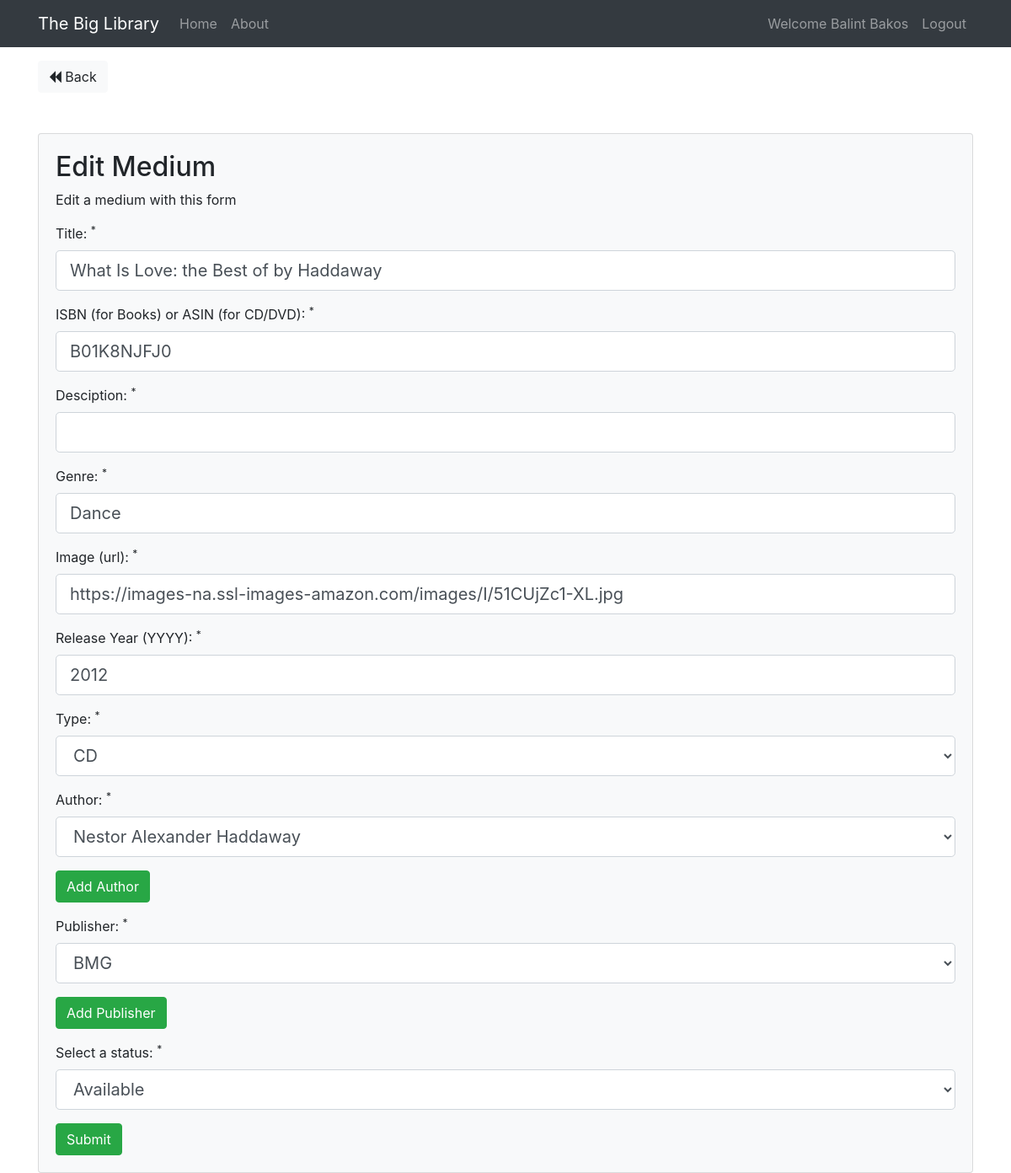
The app's page /medias/edit/2 (signed in) with its own data.
### tables this page shows
CREATE TABLE `media` (
  `media_id` int(11) NOT NULL,
  `isbn_asin` varchar(55) NOT NULL,
  `media_title` varchar(255) NOT NULL,
  `media_description` text NOT NULL,
  `media_status` enum('available','reserved') DEFAULT 'available',
  `media_genre` varchar(255) NOT NULL,
  `media_img` varchar(255) NOT NULL,
  `media_published_year` year(4) NOT NULL,
  `fk_author_id` int(11) NOT NULL,
  `fk_publisher_id` int(11) NOT NULL,
  `fk_type_id` int(11) NOT NULL,
  `fk_user_id` int(11) NOT NULL,
  `created_at` datetime DEFAULT current_timestamp()
);

### app/libraries/Core.php (called while the page is built, shortened)
<?php
    class Core {
        protected $currentMethod = 'index';
        public function __construct()
        {
            $url = $this->getUrl();
            if ($url) {
                if (file_exists('../app/controllers/' . ucwords($url[0]) . '.php')) {
                    unset($url[0]);
                }
            }
            $this->currentController = new $this->currentController;
            if (isset($url[1])) {
                if (method_exists($this->currentController, $url[1])) {
                    $this->currentMethod = $url[1];
                    unset($url[1]);
                }
            }
            $this->params = $url ? array_values($url) : [];
            call_user_func_array([$this->currentController, $this->currentMethod], $this->params);
        }
        public function getUrl() {
            if(isset($_GET['url'])) {
                $url = rtrim($_GET['url'], '/');
                $url = filter_var($url, FILTER_SANITIZE_URL);
                $url = explode('/', $url);
                return $url;
            }
        }
    }

### public/index.php (called while the page is built, shortened)
<?php
    $init = new Core();

### app/libraries/Database.php (called while the page is built, shortened)
<?php
    class Database {
        private $host = DB_HOST;
        private $user = DB_USER;
        private $pass = DB_PASS;
        private $dbname = DB_NAME;
        private $dbh;
        private $stmt;
        public function __construct() {
            $dsn = 'mysql:host=' . $this->host . ';dbname=' . $this->dbname;
            $options = array(
                PDO::ATTR_PERSISTENT => true,
                PDO::ATTR_ERRMODE => PDO::ERRMODE_EXCEPTION
            );
            try {
                $this->dbh = new PDO($dsn, $this->user, $this->pass, $options);
            } catch(PDOException $e) {
                $this->error = $e->getMessage();
                echo $this->error;
            }
        }
        public function query($sql) {
            $this->stmt = $this->dbh->prepare($sql);
        }
        public function bind($param, $value, $type = null) {
            if (is_null($type)) {
                switch(true) {
                    default:
                        $type = PDO::PARAM_STR;
                }
            }
            $this->stmt->bindValue($param, $value, $type);
        }
        public function execute() {
            return $this->stmt->execute();
        }
        public function resultSet() {
            $this->execute();
            return $this->stmt->fetchAll(PDO::FETCH_OBJ);
        }
        public function single() {
            $this->execute();
            return $this->stmt->fetch(PDO::FETCH_OBJ);
        }
    }

### app/models/Media.php (called while the page is built, shortened)
<?php
class Media
{
    private $db;
    public function __construct()
    {
        $this->db = new Database;
    }
    public function getMediaById($id)
    {
        $this->db->query("SELECT
                media.media_id,
                media.isbn_asin,
                media.media_title,
                media.media_genre,
                media.media_status,
                media.media_description,
                media.media_img,
                media.media_published_year,
                media.created_at,
                fk_author_id,
                fk_publisher_id,
                media.fk_type_id,
                publisher.publisher_name,
                publisher.publisher_address,
                publisher.publisher_zip,
                publisher.publisher_city,
                type.type,
                author.author_fname,
                author.author_lname,
                users.name
                FROM media
                JOIN publisher ON publisher.publisher_id = media.fk_publisher_id
                JOIN author ON author.author_id = media.fk_author_id
                JOIN type ON type.type_id = media.fk_type_id
                JOIN users ON media.fk_user_id = users.id
                WHERE media.media_id = :id
                ");
        $this->db->bind(':id', $id);
        $row = $this->db->single();
        return $row;
    }
    public function getPublishers() {
        $this->db->query(
        "SELECT *
        FROM publisher
        ORDER BY publisher_name
        ");
    $results = $this->db->resultSet();
    return $results;
    }
    public function getAuthors() {
        $this->db->query(
            "SELECT *
            FROM author
            ORDER BY author_fname
            ");
        $results = $this->db->resultSet();
        return $results;
    }
}

### app/views/medias/edit.php (the view, shortened to what this page needs)
<?php require APPROOT . '/views/inc/header.php'; ?>
<a href="<?= URLROOT; ?>/medias" class="btn btn-light"><i class="fa fa-backward"></i> Back</a>
<div class="card card-body bg-light mt-5">
    <h2>Edit Medium</h2>
    <p>Edit a medium with this form</p>
    <form action="<?php echo URLROOT;?>/medias/edit/<?= $data['id']; ?>" method="POST">
        <div class="form-group">
            <label for="title">Title: <sup>*</sup></label>
            <input type="text"
            name="title"
            class="form-control form-control-lg
            <?php echo (!empty($data['title_err'])) ? 'is-invalid' : ''; ?>"
            value="<?php echo $data['title']; ?>"
            >
        </div>
        <div class="form-group">
            <label for="isbn_asin">ISBN (for Books) or ASIN (for CD/DVD): <sup>*</sup></label>
            <input
            type="text"
            name="isbn_asin"
            class="form-control form-control-lg <?php echo (!empty($data['isbn_asin_err'])) ? 'is-invalid' : ''; ?>" value="<?php echo $data['isbn_asin']; ?>">
        </div>
        <div class="form-group">
            <label for="description">Desciption: <sup>*</sup></label>
            <input
            type="text"
            name="description"
            class="form-control form-control-lg <?php echo (!empty($data['description_err'])) ? 'is-invalid' : ''; ?>" value="<?php echo $data['description']; ?>">
        </div>
        <div class="form-group">
            <label for="genre">Genre: <sup>*</sup></label>
            <input
            type="text"
            name="genre"
            class="form-control form-control-lg <?php echo (!empty($data['genre_err'])) ? 'is-invalid' : ''; ?>" value="<?php echo $data['genre']; ?>">
        </div>
        <div class="form-group">
            <label for="img">Image (url): <sup>*</sup></label>
            <input
            type="text"
            name="img"
            class="form-control form-control-lg <?php echo (!empty($data['img_err'])) ? 'is-invalid' : ''; ?>" value="<?php echo $data['img']; ?>">
        </div>
        <div class="form-group">
            <label for="year">Release Year (YYYY): <sup>*</sup></label>
            <input
            type="number"
            name="year"
            class="form-control form-control-lg <?php echo (!empty($data['year_err'])) ? 'is-invalid' : ''; ?>" value="<?php echo $data['year']; ?>">
        </div>
        <div class="form-group">
            <label for="type">Type: <sup>*</sup></label>
            <select
            name="type"
            id="type"
            class="form-control form-control-lg <?php echo (!empty($data['type_err'])) ? 'is-invalid' : ''; ?>">
                <option value="2">CD</option>
            </select>
        </div>
        <div class="form-group">
            <label for="author">Author: <sup>*</sup></label>
            <select
            name="author"
            id="author"
            class="form-control form-control-lg <?php echo (!empty($data['author_err'])) ? 'is-invalid' : ''; ?>">
                <?php
                    foreach ($data['authors'] as $author) {
                        echo "<option value='" . $author->author_id . "'>" . $author->author_fname . " " . $author->author_lname . "</option>";
                    }
                ?>
                </select>
            <a href="<?php echo URLROOT;?>/medias/addauthor/<?= $data['id']; ?>" class="btn btn-success mt-3">Add Author</a>
        </div>
        <div class="form-group">
            <label for="publisher">Publisher: <sup>*</sup></label>
            <select
            name="publisher"
            id="publisher"
            class="form-control form-control-lg <?php echo (!empty($data['publisher_err'])) ? 'is-invalid' : ''; ?>">
                <?php
                    foreach ($data['publishers'] as $publisher) {
                        echo "<option value='" . $publisher->publisher_id . "'>" . $publisher->publisher_name . "</option>";
                    }
                ?>
                </select>
            <a href="<?php echo URLROOT;?>/medias/addpublisher/<?= $data['id']; ?>" class="btn btn-success mt-3">Add Publisher</a>
        </div>
        <div class="form-group">
            <label for="status">Select a status: <sup>*</sup></label>
            <select
            name="status"
            id="status"
            class="form-control form-control-lg <?php echo (!empty($data['status_err'])) ? 'is-invalid' : ''; ?>">
                <option value="available">Available</option>
                </select>
        </div>
        <input type="submit" value="Submit" class="btn btn-success">
    </form>
</div>
<?php require APPROOT . '/views/inc/footer.php'; ?>

### records on screen
media: title "What Is Love: the Best of by Haddaway", isbn_asin "B01K8NJFJ0", genre "Dance", img "https://images-na.ssl-images-amazon.com/images/I/51CUjZc1-XL.jpg", year "2012"

### other values on screen
SITENAME "The Big Library"
$_SESSION['user_name'] "Balint Bakos"
form field author "Nestor Alexander Haddaway"
form field publisher "BMG"
